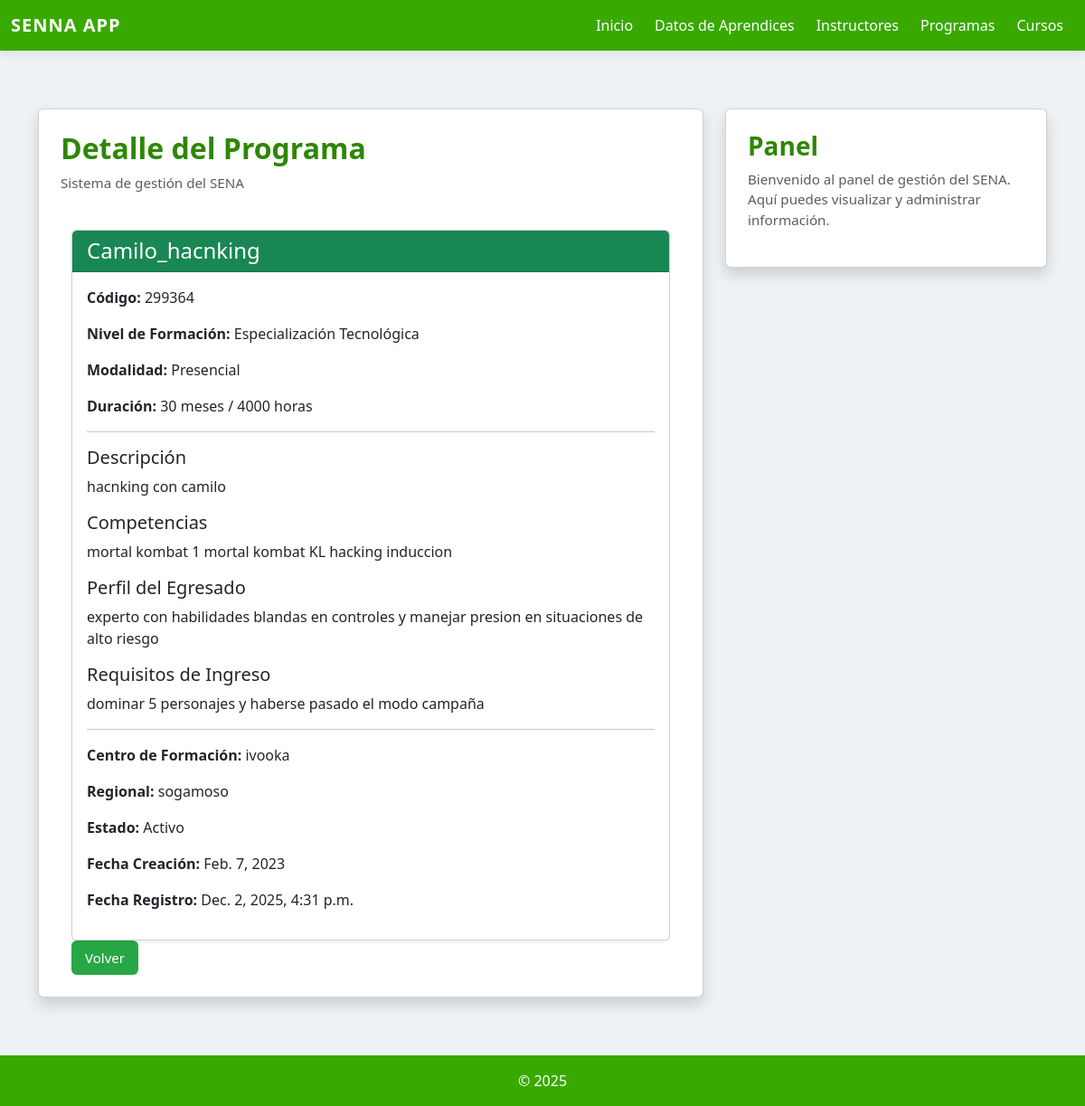
The page /programas/1/ on the database its author committed.
### programas/models.py (models this page shows, shortened)
class Programa(models.Model):
    NIVEL_FORMACION_CHOICES = [
        ('AUX', 'Auxiliar'),
        ('OPE', 'Operario'),
        ('TEC', 'Técnico'),
        ('TGL', 'Tecnólogo'),
        ('ESP', 'Especialización Tecnológica'),
        ('COM', 'Complementario'),
    ]
    MODALIDAD_CHOICES = [
        ('PRE', 'Presencial'),
        ('VIR', 'Virtual'),
        ('MIX', 'Mixta'),
    ]
    ESTADO_CHOICES = [
        ('ACT', 'Activo'),
        ('INA', 'Inactivo'),
        ('SUS', 'Suspendido'),
        ('CAN', 'Cancelado'),
    ]
    codigo = models.CharField(max_length=20, unique=True, verbose_name="Código del Programa")
    nombre = models.CharField(max_length=200, verbose_name="Nombre del Programa")
    nivel_formacion = models.CharField(max_length=3, choices=NIVEL_FORMACION_CHOICES, verbose_name="Nivel de Formación")
    modalidad = models.CharField(max_length=3, choices=MODALIDAD_CHOICES, default='PRE', verbose_name="Modalidad")
    duracion_meses = models.PositiveIntegerField(verbose_name="Duración en Meses")
    duracion_horas = models.PositiveIntegerField(verbose_name="Duración en Horas")
    descripcion = models.TextField(verbose_name="Descripción del Programa")
    competencias = models.TextField(verbose_name="Competencias a Desarrollar")
    perfil_egreso = models.TextField(verbose_name="Perfil de Egreso")
    requisitos_ingreso = models.TextField(verbose_name="Requisitos de Ingreso")
    centro_formacion = models.CharField(max_length=200, verbose_name="Centro de Formación")
    regional = models.CharField(max_length=100, verbose_name="Regional")
    estado = models.CharField(max_length=3, choices=ESTADO_CHOICES, default='ACT', verbose_name="Estado")
    fecha_creacion = models.DateField(verbose_name="Fecha de Creación del Programa")
    fecha_registro = models.DateTimeField(auto_now_add=True, verbose_name="Fecha de Registro")
    class Meta:
        verbose_name = "Programa de Formación"
        verbose_name_plural = "Programas de Formación"
        ordering = ['nombre']

### programas/views.py (the view)
# urls.py: path('<int:programa_id>/', views.detalle_programa, name='programa_detalle'),
def detalle_programa(request, programa_id):
    programa_detalle = Programa.objects.get(id=programa_id)
    template = loader.get_template("programa_detalle.html")
    context = {
        "programa_detalle": programa_detalle,
    }
    return HttpResponse(template.render(context, request))

### programas/templates/programa_detalle.html
{% extends "master.html" %}
{% load static %}
{% block page_title %}Detalle del Programa{% endblock %}
{% block content %}
<link href="https://cdn.jsdelivr.net/npm/bootstrap@5.3.2/dist/css/bootstrap.min.css" rel="stylesheet">
<link rel="stylesheet" href="{% static 'lista_programas.css' %}">
<div class="container mt-4">
    <div class="card shadow-sm">
        <div class="card-header bg-success text-white">
            <h4 class="mb-0">{{ programa_detalle.nombre }}</h4>
        </div>
        <div class="card-body">
            <p><strong>Código:</strong> {{ programa_detalle.codigo }}</p>
            <p><strong>Nivel de Formación:</strong> {{ programa_detalle.get_nivel_formacion_display }}</p>
            <p><strong>Modalidad:</strong> {{ programa_detalle.get_modalidad_display }}</p>
            <p><strong>Duración:</strong> {{ programa_detalle.duracion_meses }} meses / {{ programa_detalle.duracion_horas }} horas</p>
            <hr>
            <h5>Descripción</h5>
            <p>{{ programa_detalle.descripcion }}</p>
            <h5>Competencias</h5>
            <p>{{ programa_detalle.competencias }}</p>
            <h5>Perfil del Egresado</h5>
            <p>{{ programa_detalle.perfil_egreso }}</p>
            <h5>Requisitos de Ingreso</h5>
            <p>{{ programa_detalle.requisitos_ingreso }}</p>
            <hr>
            <p><strong>Centro de Formación:</strong> {{ programa_detalle.centro_formacion }}</p>
            <p><strong>Regional:</strong> {{ programa_detalle.regional }}</p>
            <p><strong>Estado:</strong> {{ programa_detalle.get_estado_display }}</p>
            <p><strong>Fecha Creación:</strong> {{ programa_detalle.fecha_creacion }}</p>
            <p><strong>Fecha Registro:</strong> {{ programa_detalle.fecha_registro }}</p>
        </div>
    </div>
        <a href="{% url 'lista_programas' %}" class="btn-verde">Volver</a>
</div>
{% endblock %}

### aprendices/static/main.css (style rules this page uses)
:root { --sena-verde: #39A900; --sena-verde-oscuro: #2d8700; --gris-fondo: #f4f4f4; --texto: #222; --sombra: 0 4px 10px rgba(0,0,0,0.07); --sombra-hover: 0 6px 16px rgba(0,0,0,0.12); }
body { margin: 0; padding: 0; font-family: "Segoe UI", Arial, sans-serif; background: var(--gris-fondo); color: var(--texto); }
* { transition: all 0.2s ease-in-out; }
.card { border: none; border-radius: 14px; box-shadow: var(--sombra); background: white; }

### programas/static/lista_programas.css (style rules this page uses)
body { margin: 0; padding: 0; font-family: "Segoe UI", Arial, sans-serif; background: #eef2f5; color: #222; }
.btn-verde { background-color: #28a745; color: white; padding: 8px 15px; border: none; border-radius: 6px; font-size: 15px; cursor: pointer; text-decoration: none; display: inline-block; transition: background-color 0.3s ease; }

### rows shown on the page
Programa: nombre "Camilo_hacnking", codigo "299364", nivel_formacion "Especialización Tecnológica", modalidad "Presencial", duracion_meses "30", duracion_horas "4000", descripcion "hacnking con camilo", competencias "mortal kombat 1 mortal kombat KL hacking induccion", perfil_egreso "experto con habilidades blandas en controles y manejar presion en situaciones de alto riesgo", requisitos_ingreso "dominar 5 personajes y haberse pasado el modo campaña", centro_formacion "ivooka", regional "sogamoso", estado "Activo", fecha_creacion "Feb. 7, 2023", fecha_registro "Dec. 2, 2025, 4:31 p.m."
